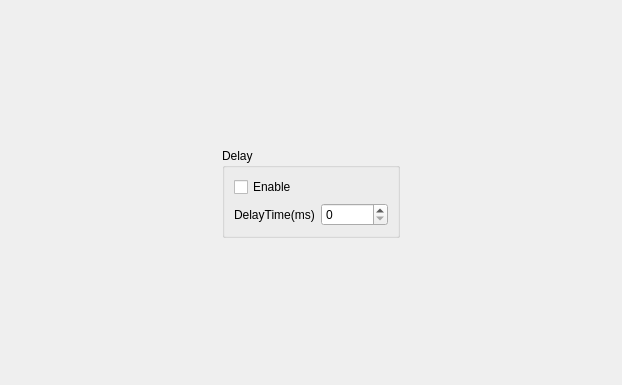
<?xml version="1.0" encoding="UTF-8"?>
<ui version="4.0">
 <class>ConfWidget</class>
 <widget class="QWidget" name="ConfWidget">
  <property name="geometry">
   <rect>
    <x>0</x>
    <y>0</y>
    <width>622</width>
    <height>385</height>
   </rect>
  </property>
  <property name="windowTitle">
   <string>Form</string>
  </property>
  <layout class="QGridLayout" name="gridLayout_2">
   <item row="0" column="1">
    <spacer name="verticalSpacer_2">
     <property name="orientation">
      <enum>Qt::Vertical</enum>
     </property>
     <property name="sizeHint" stdset="0">
      <size>
       <width>20</width>
       <height>138</height>
      </size>
     </property>
    </spacer>
   </item>
   <item row="1" column="0">
    <spacer name="horizontalSpacer_2">
     <property name="orientation">
      <enum>Qt::Horizontal</enum>
     </property>
     <property name="sizeHint" stdset="0">
      <size>
       <width>206</width>
       <height>20</height>
      </size>
     </property>
    </spacer>
   </item>
   <item row="1" column="1">
    <widget class="QGroupBox" name="groupBox">
     <property name="title">
      <string>Delay</string>
     </property>
     <layout class="QGridLayout" name="gridLayout">
      <item row="1" column="0">
       <widget class="QLabel" name="label">
        <property name="text">
         <string>DelayTime(ms)</string>
        </property>
       </widget>
      </item>
      <item row="1" column="1">
       <widget class="QSpinBox" name="spinBox_DelayTime">
        <property name="maximum">
         <number>1000000</number>
        </property>
       </widget>
      </item>
      <item row="0" column="0" colspan="2">
       <widget class="QCheckBox" name="checkBox_Enable">
        <property name="text">
         <string>Enable</string>
        </property>
       </widget>
      </item>
     </layout>
    </widget>
   </item>
   <item row="1" column="2">
    <spacer name="horizontalSpacer">
     <property name="orientation">
      <enum>Qt::Horizontal</enum>
     </property>
     <property name="sizeHint" stdset="0">
      <size>
       <width>206</width>
       <height>20</height>
      </size>
     </property>
    </spacer>
   </item>
   <item row="2" column="1">
    <spacer name="verticalSpacer">
     <property name="orientation">
      <enum>Qt::Vertical</enum>
     </property>
     <property name="sizeHint" stdset="0">
      <size>
       <width>20</width>
       <height>137</height>
      </size>
     </property>
    </spacer>
   </item>
  </layout>
  <action name="m_actionFollowTheValue">
   <property name="text">
    <string>Follow the value</string>
   </property>
   <property name="toolTip">
    <string>Follow the value</string>
   </property>
  </action>
 </widget>
 <resources/>
 <connections/>
</ui>
